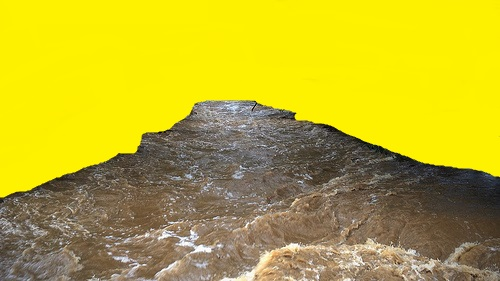
#> input picture Part 2/ImagesWithWaterTRAINING/watertrain[10].jpg, 500 x 281 px, found by its file name; its folder holds 4 pictures in this run
$ python FloodClassifier.py   (Python 2 division)
#> lines starting #> are read from the running program, lines starting #| are printed output that depends on the picture
import os
import cv2
import numpy as np
import time
import csv

path = "C:/Users/Jordan/Documents/This Semester/ECE 759/Project/ImagesWithWaterTRAINING/"
watertrain = []
for file in os.listdir(path):
    watertrain.append(file)
#> pass 2 of the loop `for file in os.listdir(path):`:
#> pass 3 of the loop `for file in os.listdir(path):`:
#> the loop made 4 passes; the first 3 are shown

for i in range(0,20):
    print path + watertrain[i]
    img = cv2.imread(path + watertrain[i], 0) #Convert to grayscale and read image
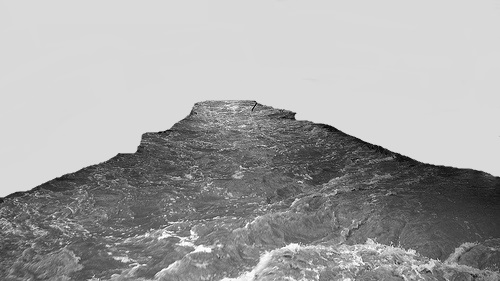
#> img: shape (281, 500); min 0, max 255, mean 164.4
    data = np.asarray(img).reshape(img.shape) #Convert image to numpy array for processing
    with open("C:/Users/Jordan/Documents/This Semester/ECE 759/Project/water_training.csv", "a") as f:
        writer = csv.writer(f, lineterminator="\n")
        writer.writerows(data) #write data to csv file
#> pass 2 of the loop `for i in range(0,20):`:
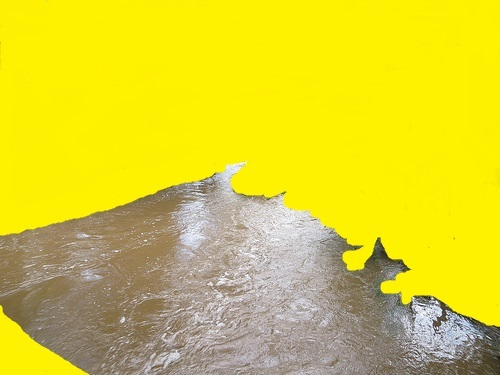
#> input picture Part 2/ImagesWithWaterTRAINING/watertrain[11].jpg, 500 x 375 px, found by its file name
#> `img = cv2.imread(path + watertrain[i], 0)`:
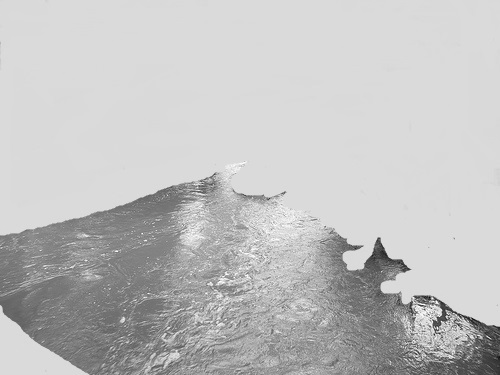
#> img: shape (375, 500); min 9, max 255, mean 192.5
#> pass 3 of the loop `for i in range(0,20):`:
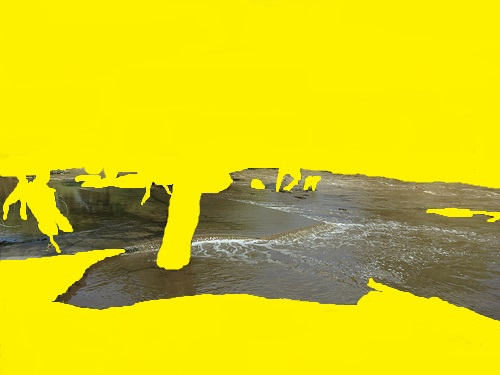
#> input picture Part 2/ImagesWithWaterTRAINING/watertrain[12].jpg, 500 x 375 px, found by its file name
#> `img = cv2.imread(path + watertrain[i], 0)`:
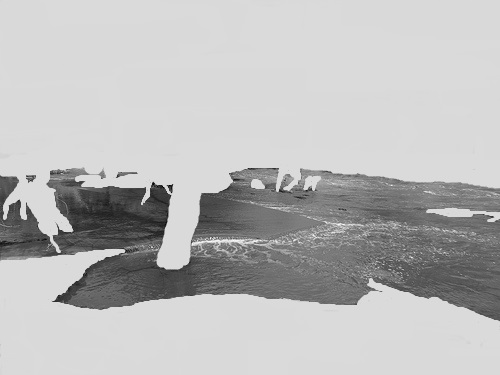
#> img: shape (375, 500); min 0, max 255, mean 186.6
#> (the run stopped early here; a loop or call above may not have finished)
